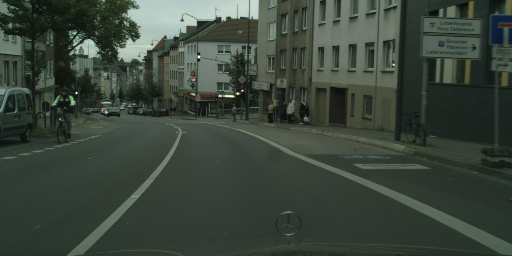
#> input picture raw_images/aachen_000064_000019_leftImg8bit.png, 512 x 256 px
$ python perspective_transformer.py
#> lines starting #> are read from the running program, lines starting #| are printed output that depends on the picture; after the words box and inside, x2 and y2 are one past the last pixel; in counts of white or black regions, pixels touching at a corner belong together
import cv2
import numpy as np

img1=cv2.imread('raw_images/aachen_000064_000019_leftImg8bit.png')
#> img1 is the input picture: shape (256, 512, 3); mean B, G, R 59.4, 69.9, 59.1
img2=cv2.imread('segmented_images/aachen_000064_000019_gtFine_color.png')
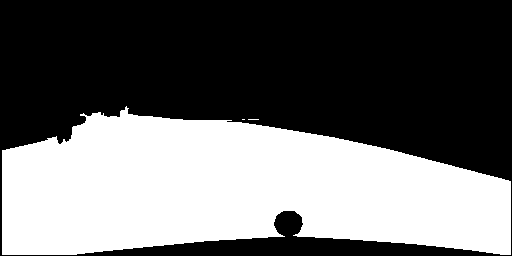
#> input picture segmented_images/aachen_000064_000019_gtFine_color.png, 512 x 256 px
#> img2 is the input picture: shape (256, 512, 3); 41.6% white; 3 white regions (2 under 20 px), largest, box (x1, y1, x2, y2) and area: (2, 106, 511, 255) 54491
#detecting roads
for h in reversed((range (256))):
    for w in reversed(range (512)):
        B, G, R = img2[h,w]
        if(B==255):
            top_left_x=w
            top_left_y=h

for h in reversed(range (256)):
    for w in (range (512)):
        B, G, R = img2[h,w]
        if(B==255):
            top_right_x=w
            top_right_y=h

for h in range (256):
    for w in reversed(range (512)):
        B, G, R = img2[h,w]
        if(B==255):
            bottom_left_x=w
            bottom_left_y=h

for h in (range (256)):
    for w in (range (512)):
        B, G, R = img2[h,w]
        if(B==255):
            bottom_right_x=w
            bottom_right_y=h

pts1=np.float32([[bottom_left_x+150,top_left_y+30],[bottom_left_x,bottom_left_y],[bottom_right_x-150,top_right_y+30],[bottom_right_x,bottom_right_y]])
width=640
height=480
pts2=np.float32(([0,0],[0,height],[width,0],[width,height]))
#perspective_transform
matrix=cv2.getPerspectiveTransform(pts1,pts2)
imgOutput=cv2.warpPerspective(img1,matrix,(width,height))
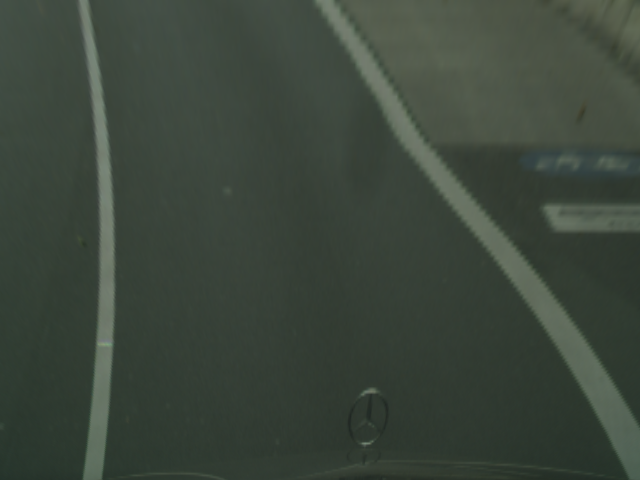
#> imgOutput: shape (480, 640, 3); mean B, G, R 60, 70.5, 60.3


cv2.imwrite('aachen_000064_000019_perspective_transformed.png',imgOutput)
